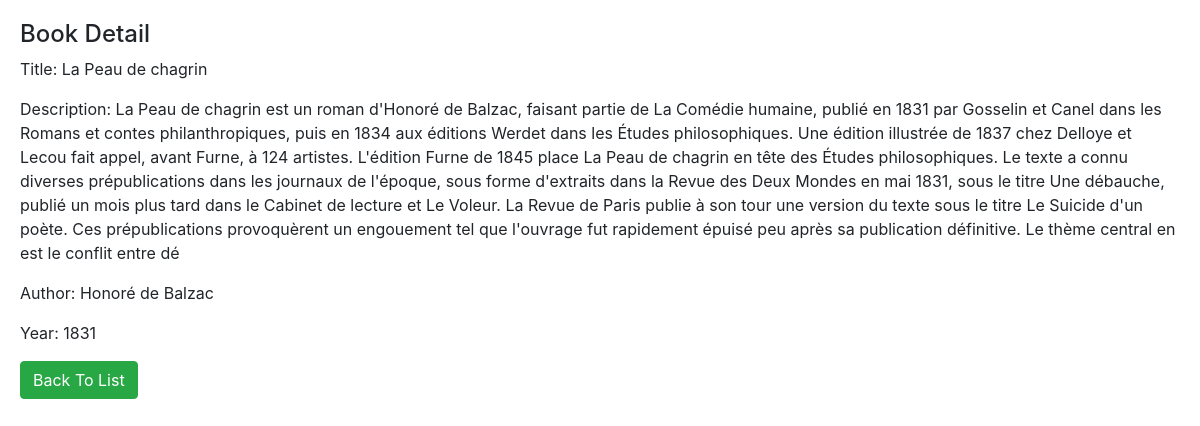
/book-detail/2, run on the app's committed database.
### myapp/models.py (models this page shows)
class Book(models.Model):
    title = models.CharField(db_column='title', max_length=100, blank=False)
    description = models.TextField(db_column='description', max_length=1000, blank=False)
    author = models.CharField(db_column='author', max_length=100, blank=False)
    year = models.IntegerField(db_column='year',blank=False, default=2000)

### myapp/views.py (the view)
# urls.py: path('book-detail/<int:pk>', BookDetailView.as_view(),name='book-detail'),
class BookDetailView(DetailView):
    model = Book
    template_name = 'book_detail.html'

### templates/book_detail.html
{% extends "base.html" %}
{% block content %}
<div class="card-body">
    <h4>Book Detail</h4>
    <p>Title: {{ book.title }}</p>
    <p>Description: {{ book.description }}</p>
    <p>Author: {{ book.author }}</p>
    <p>Year: {{ book.year }}</p>
    <a type="button" class="btn btn-success" href="{%url 'book-list' %}">Back To List</a>
</div>
{% endblock %}

### templates/base.html (shortened to what this page needs)
<html lang="en">
<head>
    <link rel="stylesheet" href="https://stackpath.bootstrapcdn.com/bootstrap/4.5.0/css/bootstrap.min.css"
>
    </head>
<body>
    {% block content %}
    {% endblock %}
</body>
</html>

### data on the page
Book: title "La Peau de chagrin", description "La Peau de chagrin est un roman d'Honoré de Balzac, faisant partie de La Comédie humaine, publié en 1831 par Gosselin et Canel dans les Romans et contes philanthropiques, puis en 1834 aux éditions Werdet dans les Études philosophiques. Une édition illustrée de 1837 chez Delloye et Lecou fait appel, avant Furne, à 124 artistes. L'édition Furne de 1845 place La Peau de chagrin en tête des Études philosophiques. Le texte a connu diverses prépublications dans les journaux de l'époque, sous forme d'extraits dans la Revue des Deux Mondes en mai 1831, sous le titre Une débauche, publié un mois plus tard dans le Cabinet de lecture et Le Voleur. La Revue de Paris publie à son tour une version du…", author "Honoré de Balzac", year "1831"
